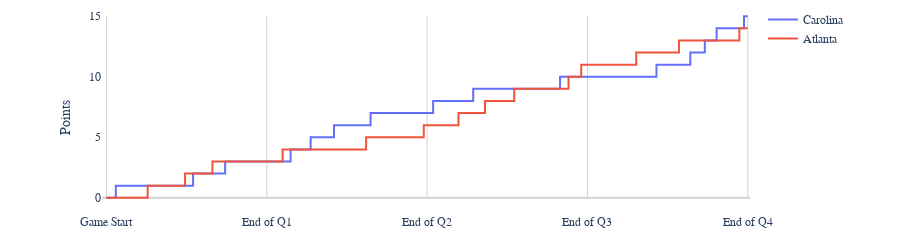

Notebook code cell kept with this figure:
### Code cell
%%time
# Visualize the progression of scoring
g.visual_game_score()

### Figure 1 — Plotly figure (JSON) as saved in the notebook; plotly's stock layout.template omitted (floating-point values rounded to 4 significant figures)
{"data": [{"customdata": [["Carolina", "12:00"], ["Carolina", "11:18"], ["Carolina", "8:55"], ["Carolina", "6:07"], ["Carolina", "5:31"], ["Carolina", "4:04"], ["Carolina", "3:07"], ["Carolina", "10:49"], ["Carolina", "10:13"], ["Carolina", "8:43"], ["Carolina", "6:58"], ["Carolina", "4:34"], ["Carolina", "4:14"], ["Carolina", "0:15"], ["Carolina", "11:33"], ["Carolina", "9:39"], ["Carolina", "8:33"], ["Carolina", "7:40"], ["Carolina", "5:29"], ["Carolina", "2:03"], ["Carolina", "1:25"], ["Carolina", "0:28"], ["Carolina", "8:21"], ["Carolina", "6:50"], ["Carolina", "5:09"], ["Carolina", "4:18"], ["Carolina", "3:13"], ["Carolina", "2:20"], ["Carolina", "0:38"], ["Carolina", "0:17"], ["Carolina", "0:00"]], "hovertemplate": "%{customdata[0]}: %{y}<extra></extra>", "hovertext": ["12:00", "11:18", "8:55", "6:07", "5:31", "4:04", "3:07", "10:49", "10:13", "8:43", "6:58", "4:34", "4:14", "0:15", "11:33", "9:39", "8:33", "7:40", "5:29", "2:03", "1:25", "0:28", "8:21", "6:50", "5:09", "4:18", "3:13", "2:20", "0:38", "0:17", "0:00"], "legendgroup": "a", "line": {"color": "#636efa", "dash": "solid", "shape": "hv"}, "marker": {"symbol": "circle"}, "mode": "lines", "name": "Carolina", "orientation": "v", "showlegend": true, "type": "scatter", "x": [0, 42, 185, 353, 389, 476, 533, 791, 827, 917, 1022, 1166, 1186, 1425, 1467, 1581, 1647, 1700, 1831, 2037, 2075, 2132, 2379, 2470, 2571, 2622, 2687, 2740, 2842, 2863, 2880], "xaxis": "x", "y": [0, 1, 1, 1, 2, 2, 3, 3, 4, 5, 6, 6, 7, 7, 8, 8, 9, 9, 9, 10, 10, 10, 10, 11, 11, 12, 13, 14, 14, 15, 15], "yaxis": "y"}, {"customdata": [["Atlanta", "12:00"], ["Atlanta", "8:55"], ["Atlanta", "6:07"], ["Atlanta", "5:31"], ["Atlanta", "4:04"], ["Atlanta", "3:07"], ["Atlanta", "10:49"], ["Atlanta", "10:13"], ["Atlanta", "8:43"], ["Atlanta", "6:58"], ["Atlanta", "4:34"], ["Atlanta", "4:14"], ["Atlanta", "0:15"], ["Atlanta", "11:33"], ["Atlanta", "9:39"], ["Atlanta", "8:33"], ["Atlanta", "7:40"], ["Atlanta", "5:29"], ["Atlanta", "2:03"], ["Atlanta", "1:25"], ["Atlanta", "0:28"], ["Atlanta", "8:21"], ["Atlanta", "6:50"], ["Atlanta", "5:09"], ["Atlanta", "4:18"], ["Atlanta", "3:13"], ["Atlanta", "2:20"], ["Atlanta", "0:38"], ["Atlanta", "0:17"], ["Atlanta", "0:00"]], "hovertemplate": "%{customdata[0]}: %{y}<extra></extra>", "hovertext": ["12:00", "8:55", "6:07", "5:31", "4:04", "3:07", "10:49", "10:13", "8:43", "6:58", "4:34", "4:14", "0:15", "11:33", "9:39", "8:33", "7:40", "5:29", "2:03", "1:25", "0:28", "8:21", "6:50", "5:09", "4:18", "3:13", "2:20", "0:38", "0:17", "0:00"], "legendgroup": "a", "line": {"color": "#EF553B", "dash": "solid", "shape": "hv"}, "marker": {"symbol": "circle"}, "mode": "lines", "name": "Atlanta", "orientation": "v", "showlegend": true, "type": "scatter", "x": [0, 185, 353, 389, 476, 533, 791, 827, 917, 1022, 1166, 1186, 1425, 1467, 1581, 1647, 1700, 1831, 2037, 2075, 2132, 2379, 2470, 2571, 2622, 2687, 2740, 2842, 2863, 2880], "xaxis": "x", "y": [0, 1, 2, 2, 3, 3, 4, 4, 4, 4, 5, 5, 6, 6, 7, 7, 8, 9, 9, 10, 11, 12, 12, 13, 13, 13, 13, 14, 14, 14], "yaxis": "y"}], "layout": {"annotations": [{"showarrow": false, "text": "Game Start", "x": 0, "xref": "x", "y": -2, "yref": "y"}, {"showarrow": false, "text": "End of Q1", "x": 720, "xref": "x", "y": -2, "yref": "y"}, {"showarrow": false, "text": "End of Q2", "x": 1440, "xref": "x", "y": -2, "yref": "y"}, {"showarrow": false, "text": "End of Q3", "x": 2160, "xref": "x", "y": -2, "yref": "y"}, {"showarrow": false, "text": "End of Q4", "x": 2880, "xref": "x", "y": -2, "yref": "y"}], "font": {"family": "TW Cen MT"}, "height": 250, "hoverlabel": {"font": {"family": "TW Cen MT"}}, "hovermode": "x unified", "legend": {"title": {}, "tracegroupgap": 0}, "margin": {"autoexpand": false, "b": 20, "l": 102, "r": 150, "t": 5}, "paper_bgcolor": "rgba(0,0,0,0)", "plot_bgcolor": "rgba(0,0,0,0)", "shapes": [{"layer": "below", "line": {"color": "lightgray", "dash": "solid", "width": 1}, "type": "line", "x0": 0, "x1": 0, "y0": 0, "y1": 15}, {"layer": "below", "line": {"color": "lightgray", "dash": "solid", "width": 1}, "type": "line", "x0": 720, "x1": 720, "y0": 0, "y1": 15}, {"layer": "below", "line": {"color": "lightgray", "dash": "solid", "width": 1}, "type": "line", "x0": 1440, "x1": 1440, "y0": 0, "y1": 15}, {"layer": "below", "line": {"color": "lightgray", "dash": "solid", "width": 1}, "type": "line", "x0": 2160, "x1": 2160, "y0": 0, "y1": 15}, {"layer": "below", "line": {"color": "lightgray", "dash": "solid", "width": 1}, "type": "line", "x0": 2880, "x1": 2880, "y0": 0, "y1": 15}], "xaxis": {"anchor": "y", "domain": [0, 1], "fixedrange": true, "range": [-20, 2890], "showgrid": false, "showspikes": true, "showticklabels": false, "spikecolor": "black", "spikedash": "solid", "spikemode": "across", "spikesnap": "cursor", "spikethickness": 2, "tickmode": "array", "ticks": "", "ticktext": ["Game Start", "End of Q1", "End of Q2", "End of Q3", "End of Q4", "Q1: 11:18", "Q1: 8:55", "Q1: 6:07", "Q1: 5:31", "Q1: 4:04", "Q1: 3:07", "Q2: 10:49", "Q2: 10:13", "Q2: 8:43", "Q2: 6:58", "Q2: 4:34", "Q2: 4:14", "Q2: 0:15", "Q2: 11:33", "Q3: 9:39", "Q3: 8:33", "Q3: 7:40", "Q3: 5:29", "Q3: 2:03", "Q3: 1:25", "Q3: 0:28", "Q4: 8:21", "Q4: 6:50", "Q4: 5:09", "Q4: 4:18", "Q4: 3:13", "Q4: 2:20", "Q4: 0:38", "Q4: 0:17"], "tickvals": [0, 720, 1440, 2160, 2880, 42, 185, 353, 389, 476, 533, 791, 827, 917, 1022, 1166, 1186, 1425, 1467, 1581, 1647, 1700, 1831, 2037, 2075, 2132, 2379, 2470, 2571, 2622, 2687, 2740, 2842, 2863], "title": {}, "zeroline": false}, "yaxis": {"anchor": "x", "domain": [0, 1], "fixedrange": true, "showgrid": false, "title": {"text": "Points"}, "zerolinecolor": "lightgray"}}}
